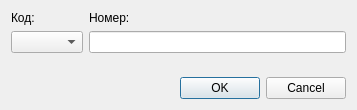
<?xml version="1.0" encoding="UTF-8"?>
<ui version="4.0">
 <class>SpeedDialDialog</class>
 <widget class="QDialog" name="SpeedDialDialog">
  <property name="geometry">
   <rect>
    <x>0</x>
    <y>0</y>
    <width>357</width>
    <height>110</height>
   </rect>
  </property>
  <property name="sizePolicy">
   <sizepolicy hsizetype="Fixed" vsizetype="Fixed">
    <horstretch>0</horstretch>
    <verstretch>0</verstretch>
   </sizepolicy>
  </property>
  <property name="minimumSize">
   <size>
    <width>350</width>
    <height>110</height>
   </size>
  </property>
  <property name="windowTitle">
   <string>Speed Dial</string>
  </property>
  <property name="windowIcon">
   <iconset resource="images.qrc">
    <normaloff>:/images/outcall-logo.png</normaloff>:/images/outcall-logo.png</iconset>
  </property>
  <layout class="QVBoxLayout" name="verticalLayout_3">
   <property name="sizeConstraint">
    <enum>QLayout::SetDefaultConstraint</enum>
   </property>
   <item>
    <layout class="QHBoxLayout" name="horizontalLayout">
     <item>
      <layout class="QVBoxLayout" name="verticalLayout">
       <item>
        <widget class="QLabel" name="codeLabel">
         <property name="text">
          <string>Код:</string>
         </property>
        </widget>
       </item>
       <item>
        <widget class="QComboBox" name="codeBox"/>
       </item>
       <item>
        <spacer name="verticalSpacer">
         <property name="orientation">
          <enum>Qt::Vertical</enum>
         </property>
         <property name="sizeHint" stdset="0">
          <size>
           <width>20</width>
           <height>40</height>
          </size>
         </property>
        </spacer>
       </item>
      </layout>
     </item>
     <item>
      <layout class="QVBoxLayout" name="verticalLayout_2">
       <item>
        <widget class="QLabel" name="phoneLabel">
         <property name="text">
          <string>Номер:</string>
         </property>
        </widget>
       </item>
       <item>
        <widget class="QLineEdit" name="phoneEdit"/>
       </item>
       <item>
        <spacer name="verticalSpacer_2">
         <property name="orientation">
          <enum>Qt::Vertical</enum>
         </property>
         <property name="sizeHint" stdset="0">
          <size>
           <width>20</width>
           <height>40</height>
          </size>
         </property>
        </spacer>
       </item>
      </layout>
     </item>
    </layout>
   </item>
   <item>
    <widget class="QDialogButtonBox" name="buttonBox">
     <property name="sizePolicy">
      <sizepolicy hsizetype="Expanding" vsizetype="Fixed">
       <horstretch>0</horstretch>
       <verstretch>0</verstretch>
      </sizepolicy>
     </property>
     <property name="layoutDirection">
      <enum>Qt::LeftToRight</enum>
     </property>
     <property name="autoFillBackground">
      <bool>false</bool>
     </property>
     <property name="standardButtons">
      <set>QDialogButtonBox::Cancel|QDialogButtonBox::Ok</set>
     </property>
    </widget>
   </item>
  </layout>
 </widget>
 <resources>
  <include location="images.qrc"/>
 </resources>
 <connections/>
</ui>
